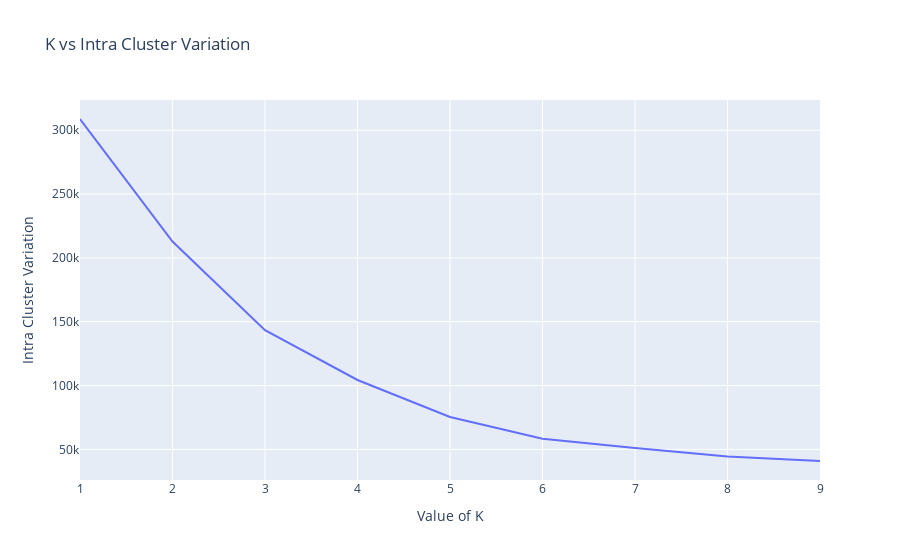

Here is the notebook cell this chart was saved with:
### Markdown cell above
Calculate the Within-Cluster-Sum of Squared Errors (WSS) for different values of k, and choose the k for which WSS becomes first starts to diminish. In the plot of WSS-versus-k, this is visible as an elbow.

![image.png](attachment:image.png)
where Yi is centroid for observation Xi.

Recall that, the basic idea behind partitioning methods, such as k-means clustering, is to define clusters such that the total intra-cluster variation [or total within-cluster sum of square (WSS)] is minimized. The total WSS measures the compactness of the clustering and we want it to be as small as possible.

### Code cell
import warnings
warnings.filterwarnings('ignore')
from sklearn.cluster import KMeans
x=df.iloc[:,2:]
sse = []
n = []
for i in range(1, 10):
    n.append(i)
    model = KMeans(n_clusters=i,init='k-means++' )
    model.fit(x)
    sse.append(model.inertia_)
   


fig=px.line(x = n,y = sse,labels={'x':'Value of K','y':'Intra Cluster Variation'},title="K vs Intra Cluster Variation")
fig.show()

### Figure 1 — Plotly figure (JSON) as saved in the notebook; plotly's stock layout.template omitted (floating-point values rounded to 4 significant figures)
{"data": [{"hovertemplate": "Value of K=%{x}<br>Intra Cluster Variation=%{y}<extra></extra>", "legendgroup": "", "line": {"color": "#636efa", "dash": "solid"}, "mode": "lines", "name": "", "showlegend": false, "type": "scatter", "x": [1, 2, 3, 4, 5, 6, 7, 8, 9], "xaxis": "x", "y": [308800.0, 212800.0, 143300.0, 104400.0, 75350.0, 58300.0, 51080.0, 44340.0, 40900.0], "yaxis": "y"}], "layout": {"legend": {"tracegroupgap": 0}, "title": {"text": "K vs Intra Cluster Variation"}, "xaxis": {"anchor": "y", "domain": [0, 1], "title": {"text": "Value of K"}}, "yaxis": {"anchor": "x", "domain": [0, 1], "title": {"text": "Intra Cluster Variation"}}}}
